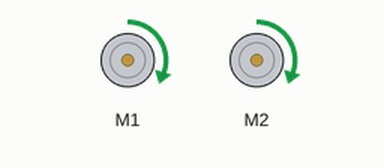
The sketch below on a simulated Arduino Leonardo, built with avr-gcc and run on an emulated ATmega32U4. On the bench: 2 × DC motor (green arrow = forward, orange = backward, longer = faster). Random numbers use the default seed unless the sketch sets one.

Above: at 0.1 s.
At 32.9 s:
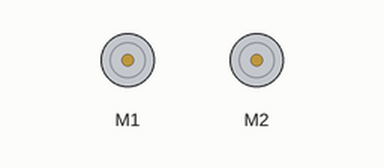
Timing chart, 0 to 40.0 s (numbered marks = the images above):
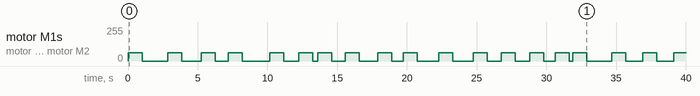

Measured:
- by itself, motor M1, motor M2: stopped → forward 63/255 at 0.00 s, → stopped 1.0 s later, → forward 63/255 1.8 s later, → stopped 1.0 s later, … (37 changes in this stretch)

The sketch:

Lecture7.ino
```cpp
#include <Wire.h>
#include <Zumo32U4.h>

Zumo32U4Motors motors;

struct RoverControl{
  char command;
  int speed;
  int duration;
};

const int arraySize =5;
char motorCommand[] ={'f','r','f','l','b'};
int spDur[][2] = {{400,600},{300,300},{400,200},{300,400},{300,800}};

void setup() {
  // put your setup code here, to run once:
  Serial.begin(9600);
  randomSeed(analogRead(0));
}

void stopRobot(){
  motors.setSpeeds(0, 0);
}

void moveForward(int mspeed){
  motors.setSpeeds(mspeed, mspeed);
}

void moveBackward(int mspeed){
  moveForward(-mspeed);
}

int pauseLength(){
  return random(50, 2000);
}

void loop() {

  RoverControl rc[arraySize];

  for (int i=0; i< arraySize; i++){
    rc[i].command= 'f';
    rc[i].speed = 100;
    rc[i].duration = 200;
  }


  for(int i=0;i<arraySize;i++){
    switch(rc[i].command){
      case 'f': moveForward(rc[i].speed); break;
      case 'b': moveBackward(rc[i].speed);break;
      case 'r': motors.setSpeeds(-rc[i].speed, rc[i].speed); break;
      case 'l': motors.setSpeeds(rc[i].speed, -rc[i].speed);break;
      default: stopRobot();
    }
    delay(rc[i].duration);
    stopRobot();
  }

  int pl = pauseLength();
  delay(pl);
}
```
